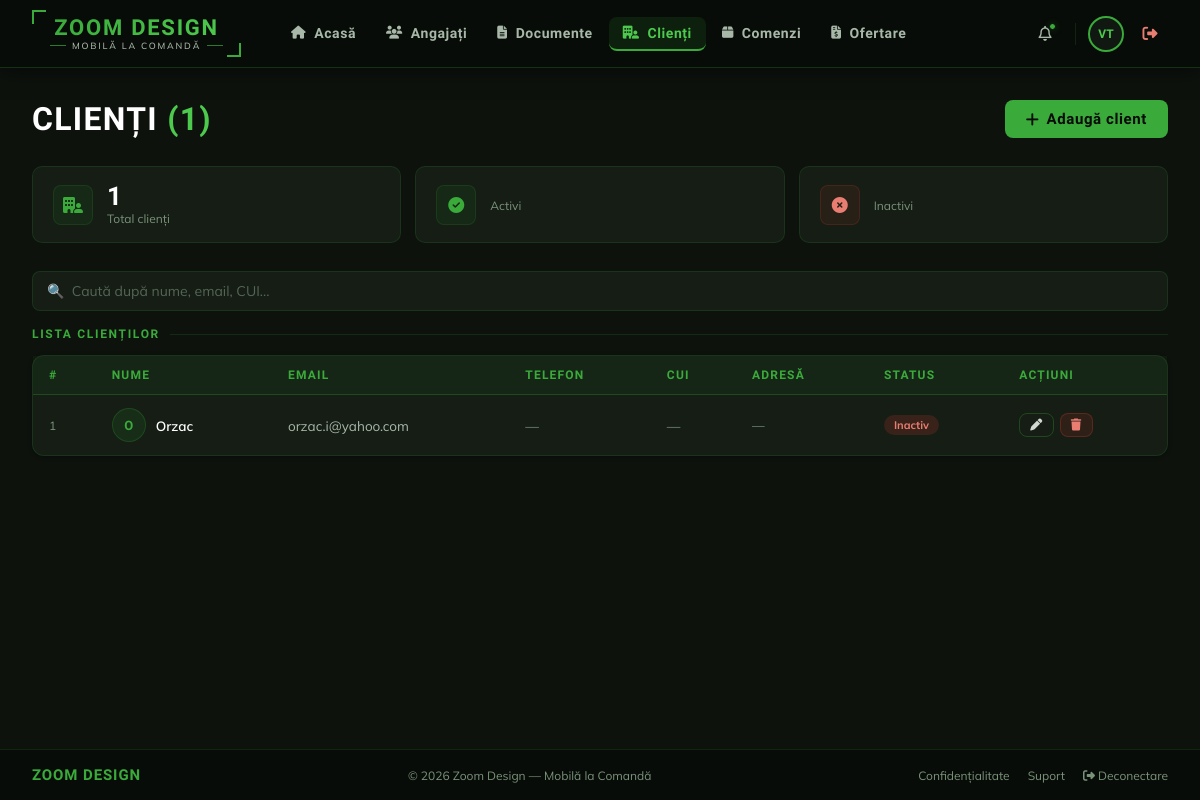
/clienti/ (signed in), run on an earlier commit of the app's database.
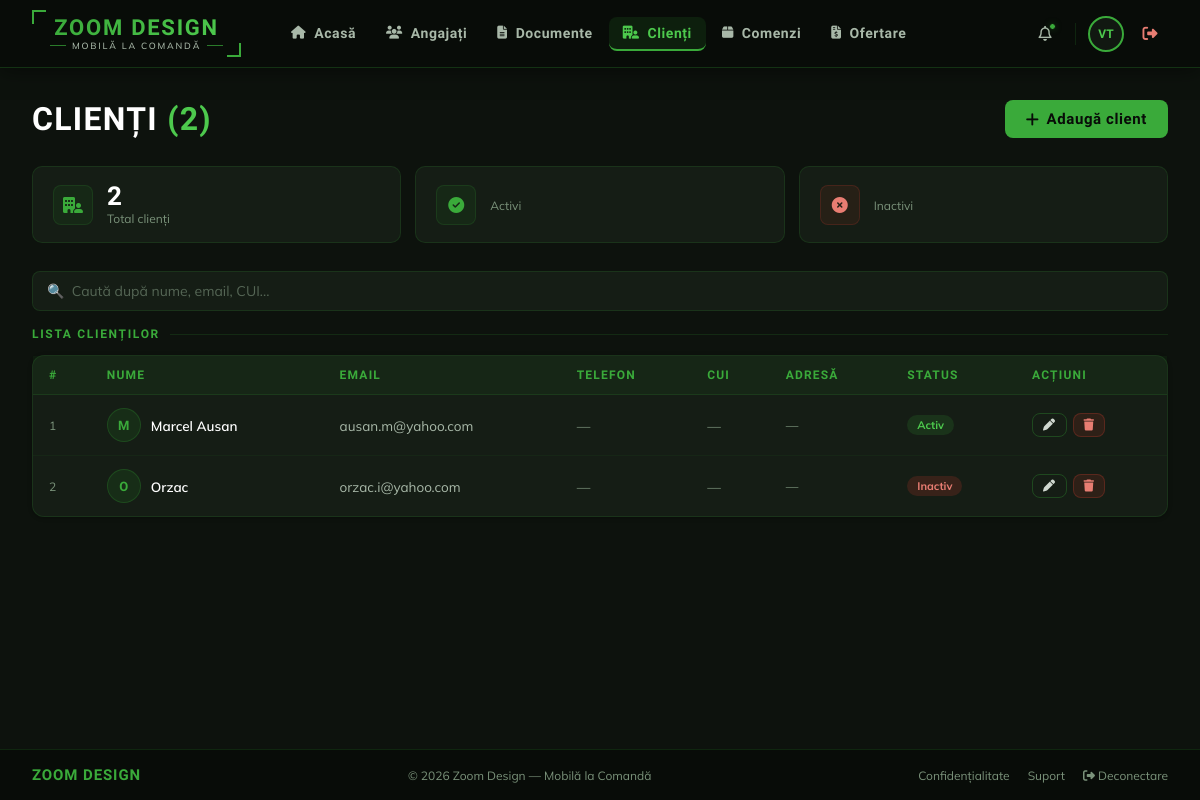
And on a later commit of the database.
### clienti/models.py (models this page shows, shortened)
class Client(models.Model):
    nume      = models.CharField(max_length=200)
    email     = models.EmailField(blank=True)
    telefon   = models.CharField(max_length=20, blank=True)
    adresa    = models.TextField(blank=True)
    cui       = models.CharField(max_length=20, blank=True, verbose_name="CUI")
    activ     = models.BooleanField(default=True)
    creat_la  = models.DateTimeField(auto_now_add=True)
    class Meta:
        verbose_name = "Client"
        verbose_name_plural = "Clienti"
        ordering = ['nume']

### clienti/views.py (the view)
# urls.py: path('',               views.ClientiListView.as_view(),  name='clienti'),
class ClientiListView(LoginRequiredMixin, ListView):
    model = Client
    template_name = 'clienti/clienti_list.html'
    context_object_name = 'clienti'
    login_url = '/login/'

### templates/clienti/clienti_list.html (shortened to what this page needs)
{% extends 'base.html' %}
{% block nav_clienti %}active{% endblock %}
{% block content %}
<div class="page-header">
  <h1>Clienți <span>({{ clienti|length }})</span></h1>
  <a href="{% url 'client_adauga' %}" class="btn btn-green"><i class="fa-solid fa-plus"></i> Adaugă client</a>
</div>
<div class="stats-row">
  <div class="stat-mini">
    <div class="stat-mini-icon"><i class="fa-solid fa-building-user"></i></div>
    <div><div class="stat-mini-val">{{ clienti|length }}</div><div class="stat-mini-label">Total clienți</div></div>
  </div>
  <div class="stat-mini">
    <div class="stat-mini-icon"><i class="fa-solid fa-circle-check"></i></div>
    <div><div class="stat-mini-val">{{ clienti_activi }}</div><div class="stat-mini-label">Activi</div></div>
  </div>
  <div class="stat-mini">
    <div class="stat-mini-icon" style="color:#e87d72;background:rgba(192,57,43,0.1);border-color:rgba(192,57,43,0.2);"><i class="fa-solid fa-circle-xmark"></i></div>
    <div><div class="stat-mini-val" style="color:#e87d72;">{{ clienti_inactivi }}</div><div class="stat-mini-label">Inactivi</div></div>
  </div>
</div>
<input class="search-input" type="text" id="searchInput" placeholder="🔍  Caută după nume, email, CUI..."/>
<div class="section-label">Lista clienților</div>
<div class="card">
  <div class="table-wrap">
    <table id="clientiTable">
      <thead>
        <tr>
          <th>#</th><th>Nume</th><th>Email</th><th>Telefon</th><th>CUI</th><th>Adresă</th><th>Status</th><th>Acțiuni</th>
        </tr>
      </thead>
      <tbody>
        {% for client in clienti %}
        <tr>
          <td style="color:var(--slate-400);font-size:12px;">{{ forloop.counter }}</td>
          <td>
            <div style="display:flex;align-items:center;gap:10px;">
              <div style="width:34px;height:34px;border-radius:50%;background:rgba(45,138,45,0.15);border:1px solid rgba(45,138,45,0.3);display:flex;align-items:center;justify-content:center;font-family:'Rajdhani',sans-serif;font-size:13px;font-weight:700;color:var(--green-mid);flex-shrink:0;">
                {{ client.nume|first|upper }}
              </div>
              <span style="font-weight:600;color:var(--white);">{{ client.nume }}</span>
            </div>
          </td>
          <td style="color:var(--slate-300);">{{ client.email|default:"—" }}</td>
          <td style="color:var(--slate-400);">{{ client.telefon|default:"—" }}</td>
          <td style="color:var(--slate-400);">{{ client.cui|default:"—" }}</td>
          <td style="color:var(--slate-400);font-size:12.5px;">{{ client.adresa|default:"—"|truncatechars:30 }}</td>
          <td>
            {% if client.activ %}<span class="badge badge-success">Activ</span>
            {% else %}<span class="badge badge-danger">Inactiv</span>{% endif %}
          </td>
          <td>
            <div style="display:flex;gap:6px;">
              <a href="{% url 'client_edit' client.pk %}" class="btn btn-outline" style="padding:5px 10px;font-size:12px;"><i class="fa-solid fa-pen"></i></a>
              <a href="{% url 'client_delete' client.pk %}" class="btn" style="padding:5px 10px;font-size:12px;background:rgba(192,57,43,0.15);border-color:rgba(192,57,43,0.3);color:#e87d72;"><i class="fa-solid fa-trash"></i></a>
            </div>
          </td>
        </tr>
        {% endfor %}
      </tbody>
    </table>
  </div>
</div>
{% endblock %}

What changed in the data, as far as the page shows it:
added Client: nume|first "M", nume "Marcel Ausan", email "ausan.m@yahoo.com", telefon "—", cui "—", adresa "—", activ "Activ"
Also different on the page:
{{ clienti|length }}: "1" → "2"
